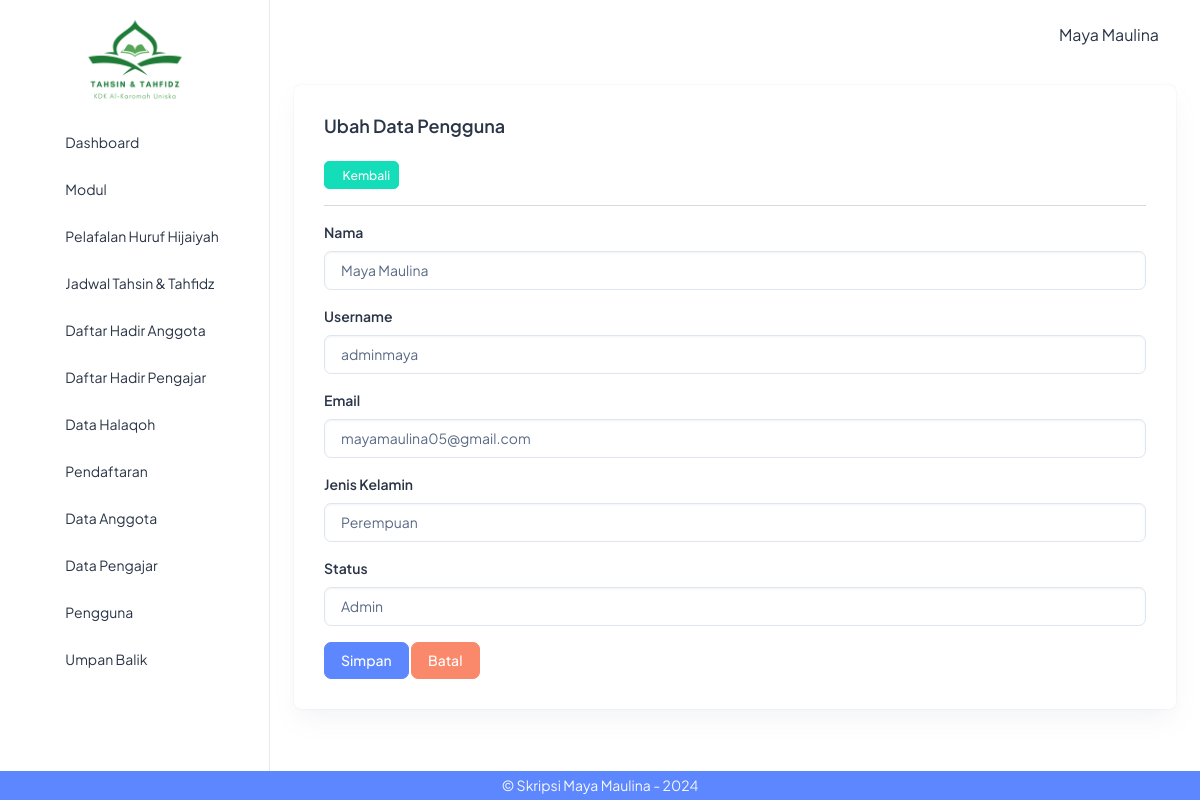
/index.php?page=pengguna_edit&id_user=1 (signed in), run on the app's committed database.
### tables this page shows
CREATE TABLE `pengguna` (
  `id_user` int(11) NOT NULL,
  `nama` varchar(150) NOT NULL,
  `username` varchar(50) NOT NULL,
  `email` varchar(100) NOT NULL,
  `password` varchar(255) NOT NULL,
  `jenis_kelamin` enum('Perempuan','Laki-Laki') NOT NULL,
  `status` enum('Admin','Pengajar','Anggota') NOT NULL,
  `status_akun` enum('Diverifikasi','Diajukan','Ditolak') NOT NULL
);

### pengguna/pengguna_edit.php (the view, shortened to what this page needs)
<?php
$id_user = $_GET['id_user'];
$query = mysqli_query($koneksi, "select * from pengguna where id_user='$id_user'");
$data = mysqli_fetch_array($query);
?>
<div class="container-fluid">
    <div class="card">
        <div class="card-body">
            <h5 class="card-title fw-semibold mb-4">Ubah Data Pengguna</h5>
            <?php if ($_SESSION['status'] == 'Admin') { ?>
                <a href="?page=anggota_read" class="btn btn-success btn-sm"><i class="ti ti-arrow-left"></i>Kembali</a>
            <?php } ?>
            <hr>
            <form action="" method="post" enctype="multipart/form-data">
                <div class="mb-3">
                    <label for="inputNama" class="form-label">Nama</label>
                    <input type="text" class="form-control" id="inputNama" required placeholder="Contoh : Fulanah" name="nama" value="<?= $data[1]; ?>">
                </div>
                <div class="mb-3">
                    <label for="inputUsername" class="form-label">Username</label>
                    <input type="text" class="form-control" id="inputUsername" required placeholder="Contoh : fulanah123" name="username" value="<?= $data[2]; ?>">
                </div>
                <div class="mb-3">
                    <label for="inputEmail" class="form-label">Email</label>
                    <input type="text" class="form-control" id="inputEmail" required placeholder="Contoh : fulanah123@gmail.com" name="email" value="<?= $data[3]; ?>">
                </div>
                <div class="mb-3">
                    <label for="inputJKelamin" class="form-label">Jenis Kelamin</label>
                    <select name="jenis_kelamin" id="inputJKelamin" class="form-control" required>
                        <option value="Perempuan" <?= ($data[5] == 'Perempuan') ? "selected" : "" ?>>Perempuan</option>
                    </select>
                </div>
                <div class="mb-3">
                    <label for="inputStatus" class="form-label">Status</label>
                    <select name="status" id="inputStatus" class="form-control" required>
                        <option value="Admin" <?= ($data[6] == 'Admin') ? "selected" : "" ?>>Admin</option>
                    </select>
                </div>
                <button type="submit" class="btn btn-primary" name="btn_simpan">Simpan</button>
                <button type="reset" class="btn btn-danger">Batal</button>
            </form>
        </div>
    </div>
</div>

### template/sidebar.php (style rules this page uses)
a { text-decoration: none; color: #2a3547; }

### data on the page
pengguna: nama "Maya Maulina", username "adminmaya", email "mayamaulina05@gmail.com", jenis_kelamin "Perempuan", status "Admin"

### other printed values
$_SESSION['nama'] "Maya Maulina"
